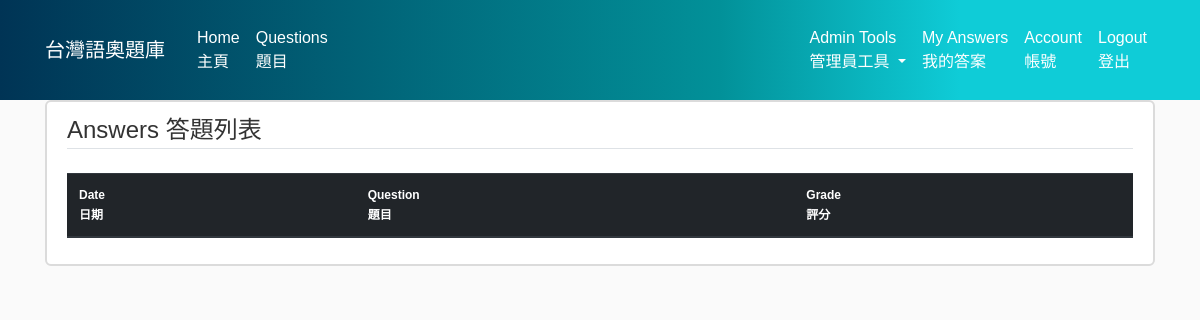
The app's page /my_answers (signed in), older data.
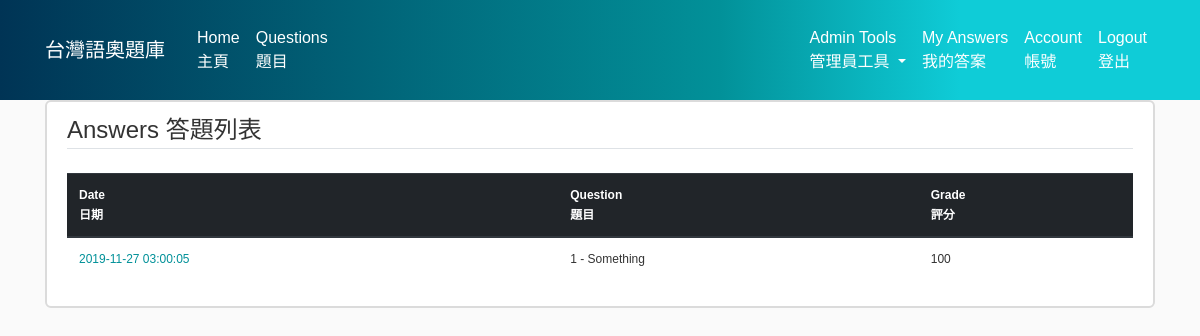
The same page, newer data.
### flasktol/models.py (models this page shows, shortened)
class Answer(db.Model):
    id = db.Column(db.Integer, primary_key=True)
    user_id = db.Column(db.Integer, db.ForeignKey('user.id'), nullable=False)
    question_id = db.Column(db.Integer, db.ForeignKey('question.id'), nullable=False)
    content = db.Column(db.Text, nullable=False)
    content_file = db.Column(db.String(20))
    date_submitted = db.Column(db.DateTime, nullable=False, default=datetime.utcnow)
    grade = db.Column(db.Integer, nullable=False, default=0)

class Question(db.Model):
    id = db.Column(db.Integer, primary_key=True)
    title = db.Column(db.String(100), nullable=False)
    date_posted = db.Column(db.DateTime, nullable=False, default=datetime.utcnow)
    content = db.Column(db.Text)
    content_file = db.Column(db.String(20))
    access = db.Column(db.Integer, nullable=False, default=1)
    difficulty = db.Column(db.Integer, nullable=False, default=1)
    tags= db.Column(db.Text)
    source = db.Column(db.String(100))
    solution = db.Column(db.Text)
    solution_file= db.Column(db.String(20))
    open_solution= db.Column(db.Boolean, nullable=False, default=False)
    special_characters=db.Column(db.Text)
    answers = db.relationship('Answer', backref='solveq', lazy=True)

### flasktol/answers/routes.py (the view)
@answers.route("/my_answers")
@login_required
def my_answers():
    answerlist = Answer.query.filter_by(user_id=current_user.id).order_by(Answer.date_submitted.desc())
    return render_template('my_answers.html', title="My Answers 我的答案", answerlist=answerlist, legend="My Answers")

### flasktol/models.py (called while the page is built)
@login_manager.user_loader
def load_user(user_id):
    return User.query.get(int(user_id))

    def is_admin(self):
        return self.access == 3

### flasktol/templates/my_answers.html
{% extends "layout.html" %}
{% block content %}
        <article class="media content-section">
            <div class="media-body">
            <legend class='border-bottom mb-4'> Answers 答題列表</legend>
            <table class="table">
              <thead class="thead-dark">
                <tr>
                  <th scope="col">Date<div style="height: 2px;"></div>日期</th>
                  <th scope="col"> Question<div style="height: 2px;"></div>題目</th>
                  <th scope="col"> Grade<div style="height: 2px;"></div>評分</th>
                </tr>
              </thead>
              <tbody>
                {% for answer in answerlist %}
                      <tr>
                        <td><a href='{{url_for("answers.answer", answer_id=answer.id)}}'>{{answer.date_submitted.strftime("%Y-%m-%d %H:%M:%S")}}</a></td>
                        <td>{{answer.question_id}} - {{answer.solveq.title}}</td>
                        <td>{{answer.grade}}</td>
                      </tr>
                {% endfor %}
              </tbody>
            </table>
          </div>
        </article>
{% endblock content%}

Row changes from the older to the newer data that the page shows:
added Answer: date_submitted "2019-11-27 03:00:05", question_id "1", solveq "Something", grade "100"
